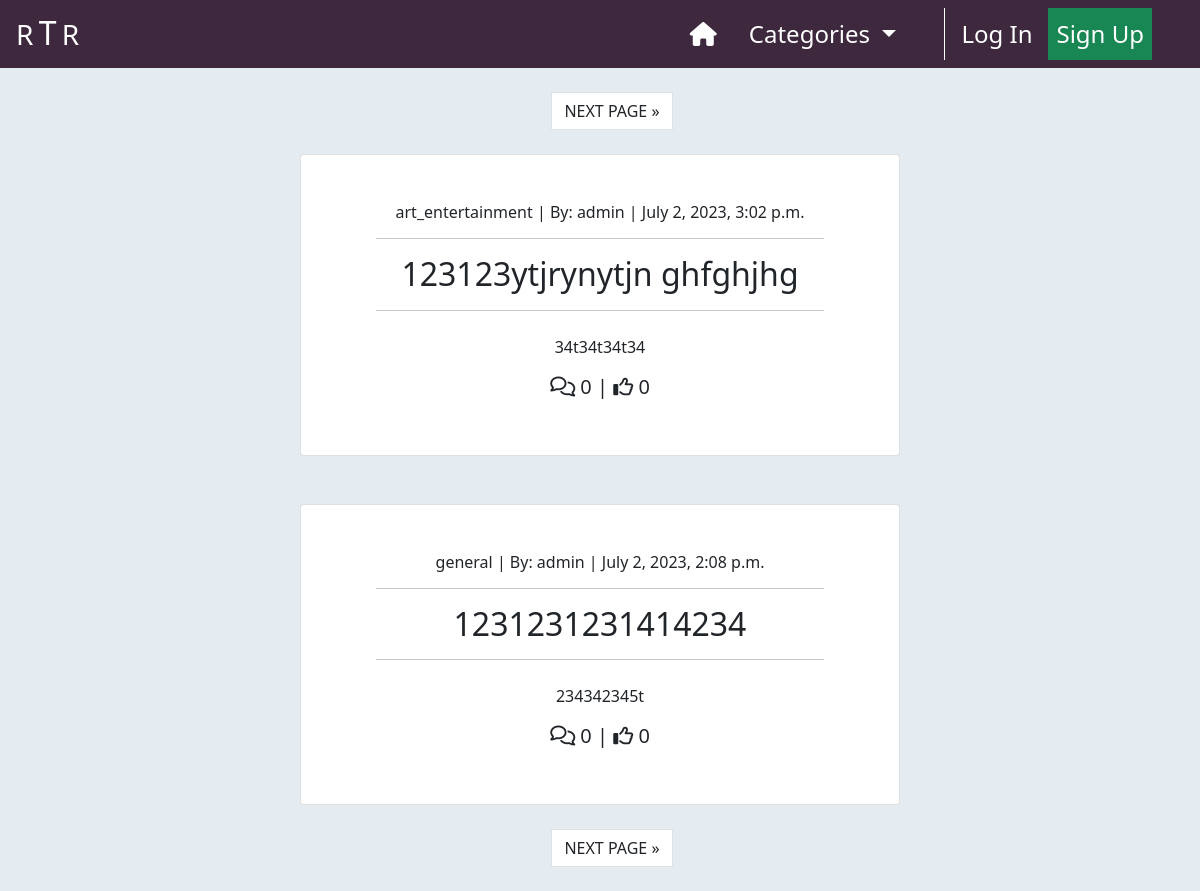
/, run on an earlier commit of the app's database.
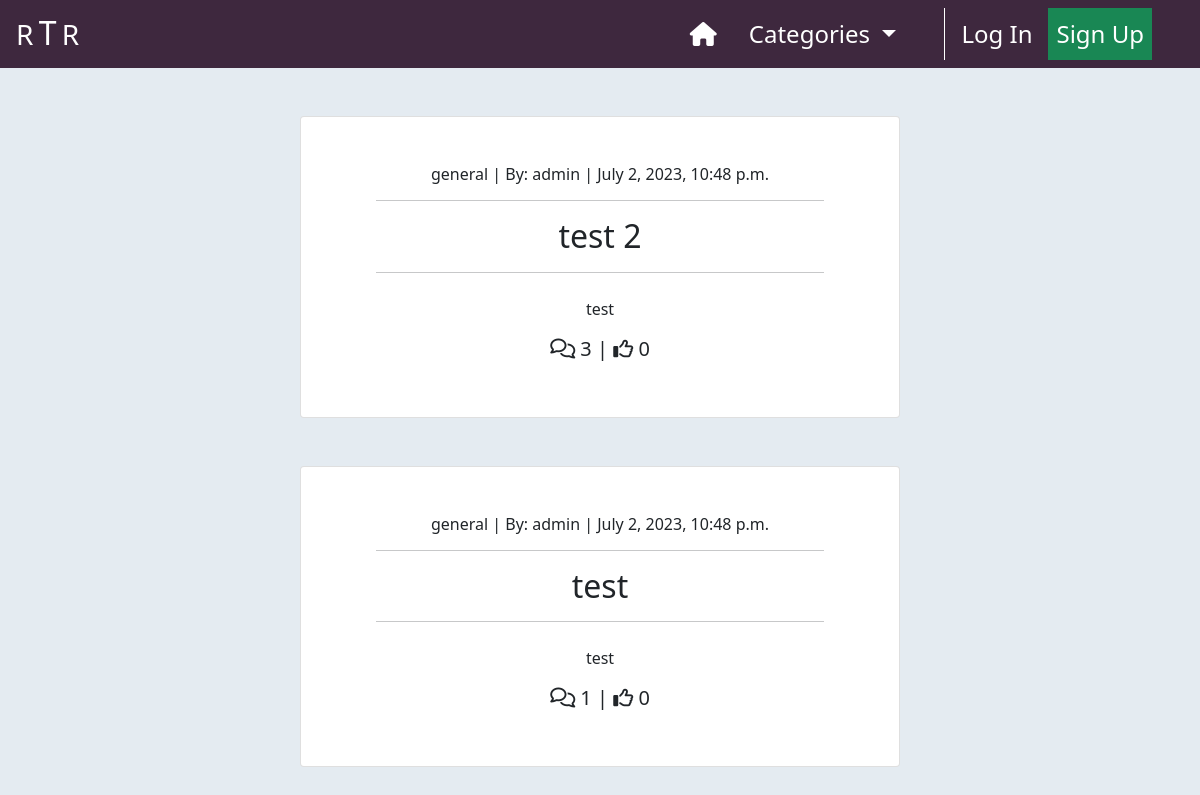
And on a later commit of the database.
### home/models.py (models this page shows, shortened)
class Post(models.Model):
    title = models.CharField(max_length=200, unique=True)
    slug = models.SlugField(
        max_length=200,
        unique=True,
        null=True,
        blank=True
    )
    author = models.ForeignKey(
        User,
        on_delete=models.CASCADE,
        related_name='posts'
    )
    excerpt = models.TextField(max_length=300, null=True, blank=True)
    content = models.TextField()
    category = models.ForeignKey(
        Category,
        max_length=30,
        null=True,
        blank=True,
        on_delete=models.SET_NULL
    )
    created_on = models.DateTimeField(auto_now_add=True)
    status = models.IntegerField(choices=STATUS, default=1)
    likes = models.ManyToManyField(User, related_name='likes', blank=True)
    class Meta:
        ordering = ['-created_on']

class Category(models.Model):
    class Meta:
        verbose_name_plural = 'Categories'
    friendly_name = models.CharField(max_length=254)
    name = models.CharField(max_length=254, null=True, blank=True)
    def get_friendly_name(self):
        return self.friendly_name

### home/views.py (the view)
# urls.py: path('', views.PostList.as_view(), name="index"),
class PostList(ListView):
    model = Post
    ordering = ['-created_on']
    template_name = "home/index.html"
    paginate_by = 2
    def get_queryset(self):
        category = self.request.GET.get('category')
        if category is not None:
            return Post.objects.filter(
                    category=category
                   ).order_by('-created_on')
        else:
            return Post.objects.all().order_by('-created_on')
    def get_context_data(self, **kwargs):
        context = super().get_context_data(**kwargs)
        context["category"] = self.request.GET.get('category', None)
        return context

### home/context_processors.py (called while the page is built)
def categories(request):
    return {
        'categories': Category.objects.all()
    }

### home/templates/home/index.html (shortened to what this page needs)
{% extends "base.html" %}
{% load static %}
{% block content %}
    <div class="container-fluid p-0">
        {% if is_paginated %}
            <nav aria-label="Upper page navigation">
                <ul class="pagination justify-content-center mt-4">
                    {% if page_obj.has_next %}
                        <li>
                            <a href="?page={{ page_obj.next_page_number }}{% if category != None %}&category={{ category }}{% endif %}"
                               class="page-link text-dark ms-4">
                                NEXT PAGE &raquo;
                            </a>
                        </li>
                    {% endif %}
                </ul>
            </nav>
        {% endif %}
        <div class="row g-0">
            <div class="col-md-8 col-lg-6 offset-md-2 offset-lg-3 text-center">
                {% for post in post_list %}
                    <div class="card card-border {% if is_paginated and forloop.first %}
                                                    mt-2
                                                 {% else %}
                                                    mt-5
                                                {% endif %}
                                                {% if forloop.last and not is_paginated %}
                                                    mb-5
                                                {% endif %}">
                        <a href="{% url 'post_detail' post.slug %}"
                            class="post-detail-link d-block my-5 text-dark text-decoration-none">
                            <h6>{{ post.category.name }} | By: {{ post.author | safe }}
                                <span class="post-date"> | {{ post.created_on }}</span>
                            </h6>
                            <hr class="w-75" style="margin-left: 12.5%;">
                            <h2 class="card-title">
                                {{ post.title }}
                            </h2>
                            <hr class="w-75" style="margin-left: 12.5%;">
                            {% if post.excerpt %}
                                <p class="mt-4 mx-2">{{ post.excerpt }}</p>
                            {% endif %}
                            <h5>
                                <span><i class="fa-regular fa-comments"></i> {{ post.comments.count }}</span> |
                                <span><i class="fa-regular fa-thumbs-up"></i> {{ post.likes.count }}</span>
                            </h5>
                        </a>
                    </div>
                {% endfor %}
                {% if is_paginated %}
                    <nav aria-label="Upper page navigation">
                        <ul class="pagination justify-content-center mt-4 mb-4">
                            {% if page_obj.has_next %}
                                <li>
                                    <a href="?page={{ page_obj.next_page_number }}{% if category != None %}&category={{ category }}{% endif %}"
                                       class="page-link text-dark ms-4">
                                        NEXT PAGE &raquo;
                                    </a>
                                </li>
                            {% endif %}
                        </ul>
                    </nav>
                {% endif %}
            </div>
        </div>
    </div>
{% endblock %}

What changed in the data, as far as the page shows it:
removed Post: category.name "art_entertainment", author "admin", created_on "July 2, 2023, 3:02 p.m.", title "123123ytjrynytjn ghfghjhg", excerpt "34t34t34t34", comments.count "0", likes.count "0"
removed Post: category.name "general", author "admin", created_on "July 2, 2023, 2:08 p.m.", title "1231231231414234", excerpt "234342345t", comments.count "0", likes.count "0"
added Post: category.name "general", author "admin", created_on "July 2, 2023, 10:48 p.m.", title "test 2", excerpt "test", comments.count "3", likes.count "0"
added Post: category.name "general", author "admin", created_on "July 2, 2023, 10:48 p.m.", title "test", excerpt "test", comments.count "1", likes.count "0"
Also different on the page:
text no longer shown: "NEXT PAGE » NEXT PAGE »"
